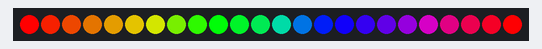
A sketch run on a simulated Arduino Uno, built with avr-gcc and run on an emulated ATmega328P. Shown: 24 RGB LEDs in strip order, left to right.

Above: at 0.01 s.
At 5.14 s:
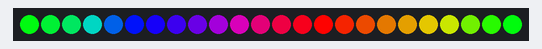
At 9.95 s:
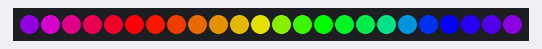
At 19.89 s:
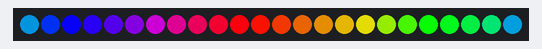
At 29.72 s:
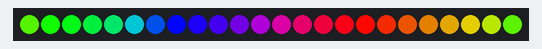
At 39.87 s:
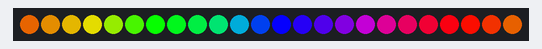

The sketch:

Crate_Arduino_LEDTestStandalone.ino
```cpp
#include "FastLED.h"

const int NUM_LEDS = 24;
const int DATA_PIN = 2;

CRGB leds[NUM_LEDS];

void setup() {
  FastLED.addLeds<WS2811, DATA_PIN, RGB>(leds, NUM_LEDS);
}


void loop() {
  for(byte i = 0; i < NUM_LEDS; i++) {
    byte hue = map(i, 0, NUM_LEDS-1, 0, 255) + millis()/50;
    leds[i] = CHSV(hue, 255, 255);
  }
  FastLED.show();
  delay(50);
}
```
